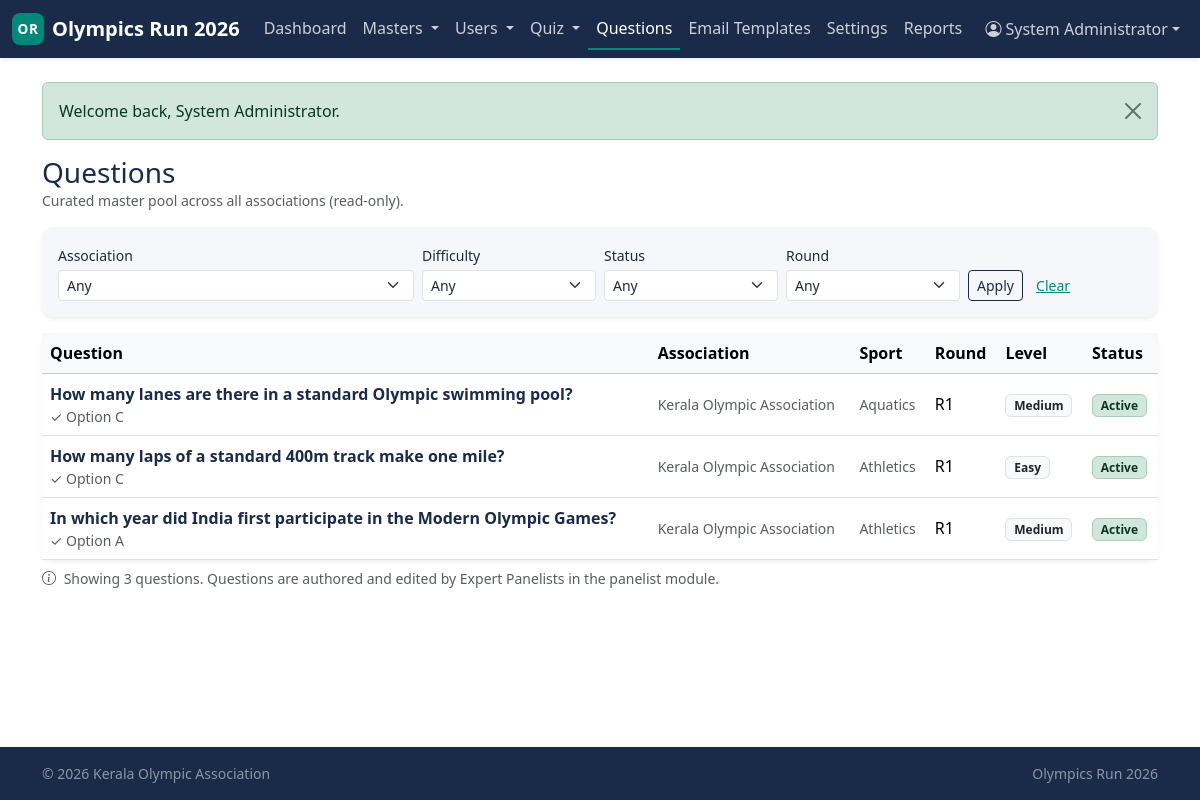
The page /admin/questions (signed in) on the database its author committed.
### tables this page shows
CREATE TABLE master_questions (
    master_question_id   INT UNSIGNED  NOT NULL AUTO_INCREMENT,
    source_question_id   INT UNSIGNED  NULL,
    association_id       INT UNSIGNED  NOT NULL,
    question_text        TEXT          NOT NULL,
    option_a             VARCHAR(500)  NOT NULL,
    option_b             VARCHAR(500)  NOT NULL,
    option_c             VARCHAR(500)  NOT NULL,
    option_d             VARCHAR(500)  NOT NULL,
    correct_option       ENUM('A','B','C','D') NOT NULL,
    explanation          TEXT          NULL,
    sport                VARCHAR(100)  NULL,
    category             VARCHAR(100)  NULL,
    difficulty           ENUM('easy','medium','hard')
                                NOT NULL DEFAULT 'medium',
    intended_round       TINYINT UNSIGNED NULL,
    status               ENUM('active','retired') NOT NULL DEFAULT 'active',
    added_by_admin_id    INT UNSIGNED  NULL,
    added_by_panelist_id INT UNSIGNED  NULL,
    created_at           DATETIME      NOT NULL DEFAULT CURRENT_TIMESTAMP,
    updated_at           DATETIME      NOT NULL DEFAULT CURRENT_TIMESTAMP
                                                ON UPDATE CURRENT_TIMESTAMP,
    PRIMARY KEY (master_question_id),
    KEY idx_mq_assoc (association_id),
    KEY idx_mq_round (intended_round),
    KEY idx_mq_status (status),
    KEY idx_mq_difficulty (difficulty),
    KEY idx_mq_sport (sport),
    KEY idx_mq_panelist (added_by_panelist_id),
    CONSTRAINT fk_mq_source
        FOREIGN KEY (source_question_id)
            REFERENCES association_question_bank(question_id)
        ON DELETE SET NULL,
    CONSTRAINT fk_mq_assoc
        FOREIGN KEY (association_id) REFERENCES associations(association_id)
        ON DELETE CASCADE,
    CONSTRAINT fk_mq_admin
        FOREIGN KEY (added_by_admin_id) REFERENCES admins(admin_id)
        ON DELETE SET NULL,
    CONSTRAINT fk_mq_panelist
        FOREIGN KEY (added_by_panelist_id) REFERENCES expert_panelists(panelist_id)
        ON DELETE SET NULL
);

CREATE TABLE associations (
    association_id  INT UNSIGNED  NOT NULL AUTO_INCREMENT,
    name            VARCHAR(200)  NOT NULL,
    short_code      VARCHAR(20)   NOT NULL,
    region          VARCHAR(100)  NULL,
    contact_email   VARCHAR(190)  NULL,
    contact_phone   VARCHAR(20)   NULL,
    address         TEXT          NULL,
    logo_path       VARCHAR(255)  NULL,
    status          ENUM('active','inactive') NOT NULL DEFAULT 'active',
    created_by_admin_id INT UNSIGNED NULL,
    created_at      DATETIME      NOT NULL DEFAULT CURRENT_TIMESTAMP,
    updated_at      DATETIME      NOT NULL DEFAULT CURRENT_TIMESTAMP
                                                ON UPDATE CURRENT_TIMESTAMP,
    PRIMARY KEY (association_id),
    UNIQUE KEY uniq_assoc_code (short_code),
    KEY idx_assoc_status (status),
    KEY idx_assoc_region (region),
    CONSTRAINT fk_assoc_created_by
        FOREIGN KEY (created_by_admin_id) REFERENCES admins(admin_id)
        ON DELETE SET NULL
);

### includes/helpers.php (called while the page is built, shortened)
<?php
function e(?string $value): string
{
    return htmlspecialchars((string)$value, ENT_QUOTES | ENT_SUBSTITUTE, 'UTF-8');
}
function view(string $template, array $data = []): string
{
    $__file = __DIR__ . '/../views/' . $template . '.php';
    extract($data, EXTR_SKIP);
    include $__file;
    return ob_get_clean();
}
function render(string $template, array $data = []): void
{
    $content   = view($template, $data);
    include __DIR__ . '/../views/layouts/app.php';
}
function status_badge(?string $status): string
{
    $map = [
        'active'         => 'bg-success-subtle text-success-emphasis border border-success-subtle',
        'approved'       => 'bg-success-subtle text-success-emphasis border border-success-subtle',
        'open'           => 'bg-success-subtle text-success-emphasis border border-success-subtle',
        'published'      => 'bg-success-subtle text-success-emphasis border border-success-subtle',
        'pending'        => 'bg-warning-subtle text-warning-emphasis border border-warning-subtle',
        'needs_revision' => 'bg-warning-subtle text-warning-emphasis border border-warning-subtle',
        'scheduled'      => 'bg-info-subtle text-info-emphasis border border-info-subtle',
        'draft'          => 'bg-secondary-subtle text-secondary-emphasis border border-secondary-subtle',
        'closed'         => 'bg-secondary-subtle text-secondary-emphasis border border-secondary-subtle',
        'inactive'       => 'bg-secondary-subtle text-secondary-emphasis border border-secondary-subtle',
        'suspended'      => 'bg-danger-subtle text-danger-emphasis border border-danger-subtle',
        'rejected'       => 'bg-danger-subtle text-danger-emphasis border border-danger-subtle',
        'cancelled'      => 'bg-danger-subtle text-danger-emphasis border border-danger-subtle',
        'disqualified'   => 'bg-danger-subtle text-danger-emphasis border border-danger-subtle',
    ];
    $key = strtolower((string)$status);
    return 'badge ' . ($map[$key] ?? 'bg-light text-dark border');
}
function status_label(?string $status): string
{
    return ucwords(str_replace('_', ' ', (string)$status));
}

### controllers/AdminQuestionsController.php (called while the page is built, shortened)
<?php
final class AdminQuestionsController
{
    public function index(): void
    {
        $filters = [
            'association_id' => $_GET['association_id'] ?? '',
            'difficulty'     => $_GET['difficulty']     ?? '',
            'status'         => $_GET['status']         ?? '',
            'round'          => $_GET['round']          ?? '',
        ];
        render('admin/questions/index', [
            'title'        => 'Questions — Admin',
            'questions'    => MasterQuestion::all(null, $filters),
            'associations' => Association::all(),
            'filters'      => $filters,
        ]);
    }
}

### includes/Database.php (called while the page is built, shortened)
<?php
final class Database
{
    private static ?PDO $pdo = null;
    public static function connection(): PDO
    {
        if (self::$pdo !== null) {
            return self::$pdo;
        }
        $cfg = $GLOBALS['APP_CONFIG']['db'];
        $dsn = sprintf(
            'mysql:host=%s;port=%d;dbname=%s;charset=%s',
            $cfg['host'],
            $cfg['port'],
            $cfg['name'],
            $cfg['charset']
        );
        self::$pdo = new PDO($dsn, $cfg['user'], $cfg['pass'], [
            PDO::ATTR_ERRMODE            => PDO::ERRMODE_EXCEPTION,
            PDO::ATTR_DEFAULT_FETCH_MODE => PDO::FETCH_ASSOC,
            PDO::ATTR_EMULATE_PREPARES   => false,
            PDO::MYSQL_ATTR_INIT_COMMAND => "SET NAMES utf8mb4 COLLATE utf8mb4_unicode_ci",
        ]);
        return self::$pdo;
    }
    public static function query(string $sql, array $params = []): PDOStatement
    {
        $stmt = self::connection()->prepare($sql);
        $stmt->execute($params);
        return $stmt;
    }
    public static function fetchAll(string $sql, array $params = []): array
    {
        return self::query($sql, $params)->fetchAll();
    }
}

### models/MasterQuestion.php (called while the page is built, shortened)
<?php
final class MasterQuestion
{
    public static function all(?int $associationId = null, array $filters = []): array
    {
        $sql = 'SELECT mq.*, a.name AS association_name
                  FROM master_questions mq
                  JOIN associations a ON a.association_id = mq.association_id';
        $params = [];
        $sql .= ' ORDER BY mq.master_question_id DESC';
        return Database::fetchAll($sql, $params);
    }
}

### views/admin/questions/index.php (the view, shortened to what this page needs)
<div class="d-md-flex justify-content-between align-items-center mb-3">
    <div>
        <h1 class="h3 text-navy mb-0">Questions</h1>
        <p class="text-muted small mb-0">Curated master pool across all associations (read-only).</p>
    </div>
</div>
<form method="get" action="/admin/questions" class="card panel border-0 shadow-sm mb-3">
    <div class="card-body py-3">
        <div class="row g-2">
            <div class="col-12 col-md-4">
                <label class="form-label small mb-1">Association</label>
                <select name="association_id" class="form-select form-select-sm">
                    <option value="">Any</option>
                </select>
            </div>
            <div class="col-6 col-md-2">
                <label class="form-label small mb-1">Difficulty</label>
                <select name="difficulty" class="form-select form-select-sm">
                    <option value="">Any</option>
                </select>
            </div>
            <div class="col-6 col-md-2">
                <label class="form-label small mb-1">Status</label>
                <select name="status" class="form-select form-select-sm">
                    <option value="">Any</option>
                </select>
            </div>
            <div class="col-6 col-md-2">
                <label class="form-label small mb-1">Round</label>
                <select name="round" class="form-select form-select-sm">
                    <option value="">Any</option>
                </select>
            </div>
            <div class="col-12 col-md-auto align-self-end">
                <button class="btn btn-sm btn-outline-navy">Apply</button>
                <a href="/admin/questions" class="btn btn-sm btn-link">Clear</a>
            </div>
        </div>
    </div>
</form>
<div class="card panel border-0 shadow-sm">
    <div class="table-responsive">
        <table class="table align-middle mb-0">
            <thead class="table-light">
                <tr>
                    <th>Question</th>
                    <th class="d-none d-md-table-cell">Association</th>
                    <th class="d-none d-md-table-cell">Sport</th>
                    <th class="d-none d-lg-table-cell">Round</th>
                    <th>Level</th>
                    <th>Status</th>
                </tr>
            </thead>
            <tbody>
                <?php if (empty($questions)): ?>
                    <tr><td colspan="6" class="text-center text-muted py-4">No questions match these filters.</td></tr>
                <?php else: foreach ($questions as $q): ?>
                    <tr>
                        <td>
                            <div class="fw-semibold text-navy">
                                <?= e(mb_strimwidth($q['question_text'], 0, 140, '…')) ?>
                            </div>
                            <div class="small text-muted">✓ Option <?= e($q['correct_option']) ?></div>
                        </td>
                        <td class="d-none d-md-table-cell small text-muted"><?= e($q['association_name']) ?></td>
                        <td class="d-none d-md-table-cell small text-muted"><?= e($q['sport'] ?? '—') ?></td>
                        <td class="d-none d-lg-table-cell">
                            <?= $q['intended_round'] ? 'R' . (int)$q['intended_round'] : '<span class="text-muted">—</span>' ?>
                        </td>
                        <td><span class="badge bg-light text-dark border"><?= e(ucfirst($q['difficulty'])) ?></span></td>
                        <td><span class="<?= status_badge($q['status']) ?>"><?= e(status_label($q['status'])) ?></span></td>
                    </tr>
                <?php endforeach; endif; ?>
            </tbody>
        </table>
    </div>
</div>
<p class="small text-muted mt-2">
    <i class="bi bi-info-circle me-1"></i>
    Showing <?= count($questions) ?> question<?= count($questions) === 1 ? '' : 's' ?>.
    Questions are authored and edited by Expert Panelists in the panelist module.
</p>

### public/index.php (shortened to what this page needs)
<?php
$reqPath = strtok($_SERVER['REQUEST_URI'] ?? '/', '?') ?: '/';
$reqPath = rtrim($reqPath, '/') ?: '/';
$method  = $_SERVER['REQUEST_METHOD'] ?? 'GET';
foreach ($routes as $pattern => $handler) {
    [$rMethod, $rPath] = explode(' ', $pattern, 2);
    if ($rMethod !== $method) continue;
    if (!str_contains($rPath, '{')) {
        if ($rPath !== $reqPath) continue;
        $params = [];
    } else {
        $regex = '#^' . preg_replace('#\{(\w+)\}#', '(?<$1>[^/]+)', $rPath) . '$#';
        if (!preg_match($regex, $reqPath, $m)) continue;
        $params = array_values(array_filter(
            $m,
            static fn($k) => is_string($k),
            ARRAY_FILTER_USE_KEY
        ));
    }
    if (is_array($handler)) {
        [$class, $methodName] = $handler;
        (new $class)->$methodName(...$params);
    } else {
        $handler(...$params);
    }
    return;
}

### public/css/app.css (style rules this page uses)
:root { --or-navy: #1A2B49; --or-navy-700: #14223A; --or-navy-300: #4A5A75; --or-teal: #00897B; --or-teal-700: #006B61; --or-teal-300: #4DB6A6; --or-panel: #F5F7FA; --or-panel-dark: #E6EAF1; --or-bg: #FFFFFF; --or-text: #1F2937; --or-muted: #6B7280; }
:root, [data-bs-theme="light"] { --bs-primary: var(--or-navy); --bs-primary-rgb: 26, 43, 73; --bs-link-color: var(--or-teal); --bs-link-color-rgb: 0, 137, 123; --bs-link-hover-color: var(--or-teal-700); --bs-body-bg: var(--or-bg); --bs-body-color: var(--or-text); }
body.bg-app { background-color: var(--or-bg); color: var(--or-text); }
.text-navy { color: var(--or-navy) !important; }
.card.panel { background-color: var(--or-panel); border-radius: 0.75rem; }
.btn-outline-navy { --bs-btn-color: var(--or-navy); --bs-btn-border-color: var(--or-navy); --bs-btn-hover-color: #fff; --bs-btn-hover-bg: var(--or-navy); --bs-btn-hover-border-color: var(--or-navy); }

### rows shown on the page
master_questions: question_text "How many lanes are there in a standard Olympic swimming pool?", correct_option "C", association.name "Kerala Olympic Association", sport "Aquatics", intended_round "1", difficulty "Medium", status "Active"
master_questions: question_text "How many laps of a standard 400m track make one mile?", correct_option "C", association.name "Kerala Olympic Association", sport "Athletics", intended_round "1", difficulty "Easy", status "Active"
master_questions: question_text "In which year did India first participate in the Modern Olympic Games?", correct_option "A", association.name "Kerala Olympic Association", sport "Athletics", intended_round "1", difficulty "Medium", status "Active"

### other values the page prints
$item['label'] "Dashboard"
$item['label'] "Masters"
$item['label'] "Users"
$item['label'] "Quiz"
$item['label'] "Questions"
$item['label'] "Email Templates"
$item['label'] "Settings"
$item['label'] "Reports"
$msg "Welcome back, System Administrator."
